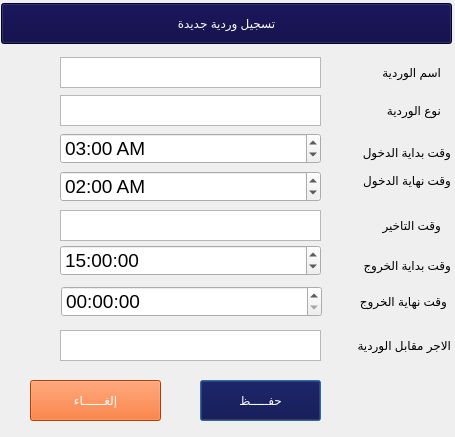
<?xml version="1.0" encoding="UTF-8"?>
<ui version="4.0">
 <class>Dialog</class>
 <widget class="QDialog" name="Dialog">
  <property name="geometry">
   <rect>
    <x>0</x>
    <y>0</y>
    <width>455</width>
    <height>437</height>
   </rect>
  </property>
  <property name="windowTitle">
   <string>Dialog</string>
  </property>
  <widget class="QLabel" name="label_3">
   <property name="geometry">
    <rect>
     <x>370</x>
     <y>100</y>
     <width>71</width>
     <height>21</height>
    </rect>
   </property>
   <property name="styleSheet">
    <string notr="true">font: 10pt &quot;PT Bold Heading&quot;;</string>
   </property>
   <property name="text">
    <string>نوع الوردية</string>
   </property>
  </widget>
  <widget class="QPushButton" name="btnSaveshift">
   <property name="geometry">
    <rect>
     <x>200</x>
     <y>380</y>
     <width>121</width>
     <height>41</height>
    </rect>
   </property>
   <property name="styleSheet">
    <string notr="true">background-color:rgb(4, 0, 62);
color:rgb(255, 255, 255);
font: 15pt &quot;PT Bold Heading&quot;;</string>
   </property>
   <property name="text">
    <string>حفـــــظ</string>
   </property>
  </widget>
  <widget class="QLabel" name="label_4">
   <property name="geometry">
    <rect>
     <x>330</x>
     <y>142</y>
     <width>121</width>
     <height>21</height>
    </rect>
   </property>
   <property name="styleSheet">
    <string notr="true">font: 10pt &quot;PT Bold Heading&quot;;</string>
   </property>
   <property name="text">
    <string>وقت بداية الدخول</string>
   </property>
  </widget>
  <widget class="QTextEdit" name="txtshift_Type">
   <property name="geometry">
    <rect>
     <x>60</x>
     <y>95</y>
     <width>261</width>
     <height>31</height>
    </rect>
   </property>
   <property name="font">
    <font>
     <pointsize>14</pointsize>
    </font>
   </property>
   <property name="inputMethodHints">
    <set>Qt::ImhPreferNumbers</set>
   </property>
   <property name="verticalScrollBarPolicy">
    <enum>Qt::ScrollBarAlwaysOff</enum>
   </property>
  </widget>
  <widget class="QTextEdit" name="txtshift_name">
   <property name="geometry">
    <rect>
     <x>60</x>
     <y>57</y>
     <width>261</width>
     <height>31</height>
    </rect>
   </property>
   <property name="font">
    <font>
     <pointsize>14</pointsize>
    </font>
   </property>
   <property name="inputMethodHints">
    <set>Qt::ImhDigitsOnly|Qt::ImhMultiLine|Qt::ImhPreferNumbers</set>
   </property>
   <property name="verticalScrollBarPolicy">
    <enum>Qt::ScrollBarAlwaysOff</enum>
   </property>
  </widget>
  <widget class="QLabel" name="label_2">
   <property name="geometry">
    <rect>
     <x>330</x>
     <y>57</y>
     <width>111</width>
     <height>31</height>
    </rect>
   </property>
   <property name="styleSheet">
    <string notr="true">font: 10pt &quot;PT Bold Heading&quot;;</string>
   </property>
   <property name="text">
    <string>اسم الوردية</string>
   </property>
  </widget>
  <widget class="QTimeEdit" name="timeStartEnter">
   <property name="geometry">
    <rect>
     <x>60</x>
     <y>133</y>
     <width>261</width>
     <height>31</height>
    </rect>
   </property>
   <property name="font">
    <font>
     <pointsize>14</pointsize>
    </font>
   </property>
   <property name="locale">
    <locale language="English" country="UnitedStates"/>
   </property>
   <property name="buttonSymbols">
    <enum>QAbstractSpinBox::UpDownArrows</enum>
   </property>
   <property name="correctionMode">
    <enum>QAbstractSpinBox::CorrectToPreviousValue</enum>
   </property>
   <property name="showGroupSeparator" stdset="0">
    <bool>false</bool>
   </property>
   <property name="displayFormat">
    <string>hh:mm AP</string>
   </property>
   <property name="calendarPopup">
    <bool>true</bool>
   </property>
   <property name="timeSpec">
    <enum>Qt::LocalTime</enum>
   </property>
   <property name="time">
    <time>
     <hour>3</hour>
     <minute>0</minute>
     <second>0</second>
    </time>
   </property>
  </widget>
  <widget class="QLabel" name="label_5">
   <property name="geometry">
    <rect>
     <x>330</x>
     <y>255</y>
     <width>121</width>
     <height>21</height>
    </rect>
   </property>
   <property name="styleSheet">
    <string notr="true">font: 10pt &quot;PT Bold Heading&quot;;</string>
   </property>
   <property name="text">
    <string>وقت بداية الخروج</string>
   </property>
  </widget>
  <widget class="QTimeEdit" name="timeStartOut">
   <property name="geometry">
    <rect>
     <x>60</x>
     <y>245</y>
     <width>261</width>
     <height>31</height>
    </rect>
   </property>
   <property name="font">
    <font>
     <pointsize>14</pointsize>
    </font>
   </property>
   <property name="locale">
    <locale language="English" country="UnitedStates"/>
   </property>
   <property name="alignment">
    <set>Qt::AlignLeading|Qt::AlignLeft|Qt::AlignVCenter</set>
   </property>
   <property name="buttonSymbols">
    <enum>QAbstractSpinBox::UpDownArrows</enum>
   </property>
   <property name="correctionMode">
    <enum>QAbstractSpinBox::CorrectToPreviousValue</enum>
   </property>
   <property name="showGroupSeparator" stdset="0">
    <bool>false</bool>
   </property>
   <property name="currentSection">
    <enum>QDateTimeEdit::HourSection</enum>
   </property>
   <property name="calendarPopup">
    <bool>true</bool>
   </property>
   <property name="timeSpec">
    <enum>Qt::LocalTime</enum>
   </property>
   <property name="time">
    <time>
     <hour>15</hour>
     <minute>0</minute>
     <second>0</second>
    </time>
   </property>
  </widget>
  <widget class="QPushButton" name="labAddShift">
   <property name="geometry">
    <rect>
     <x>1</x>
     <y>3</y>
     <width>451</width>
     <height>41</height>
    </rect>
   </property>
   <property name="styleSheet">
    <string notr="true">background-color:rgb(4, 0, 62);
color:rgb(255, 255, 255);
font: 15pt &quot;PT Bold Heading&quot;;</string>
   </property>
   <property name="text">
    <string>تسجيل وردية جديدة</string>
   </property>
  </widget>
  <widget class="QPushButton" name="btnCancelAddingshift">
   <property name="geometry">
    <rect>
     <x>30</x>
     <y>380</y>
     <width>131</width>
     <height>41</height>
    </rect>
   </property>
   <property name="styleSheet">
    <string notr="true">background-color:rgb(255, 85, 0);
color:rgb(255, 255, 255);
font: 15pt &quot;PT Bold Heading&quot;;</string>
   </property>
   <property name="text">
    <string>إلغــــــاء</string>
   </property>
  </widget>
  <widget class="QLabel" name="label_6">
   <property name="geometry">
    <rect>
     <x>340</x>
     <y>210</y>
     <width>101</width>
     <height>31</height>
    </rect>
   </property>
   <property name="styleSheet">
    <string notr="true">font: 10pt &quot;PT Bold Heading&quot;;</string>
   </property>
   <property name="text">
    <string>وقت التاخير</string>
   </property>
  </widget>
  <widget class="QTimeEdit" name="timeEndEnter">
   <property name="geometry">
    <rect>
     <x>60</x>
     <y>171</y>
     <width>261</width>
     <height>31</height>
    </rect>
   </property>
   <property name="font">
    <font>
     <pointsize>14</pointsize>
    </font>
   </property>
   <property name="locale">
    <locale language="English" country="UnitedStates"/>
   </property>
   <property name="buttonSymbols">
    <enum>QAbstractSpinBox::UpDownArrows</enum>
   </property>
   <property name="correctionMode">
    <enum>QAbstractSpinBox::CorrectToPreviousValue</enum>
   </property>
   <property name="showGroupSeparator" stdset="0">
    <bool>false</bool>
   </property>
   <property name="displayFormat">
    <string>hh:mm AP</string>
   </property>
   <property name="calendarPopup">
    <bool>true</bool>
   </property>
   <property name="timeSpec">
    <enum>Qt::TimeZone</enum>
   </property>
   <property name="time">
    <time>
     <hour>2</hour>
     <minute>0</minute>
     <second>0</second>
    </time>
   </property>
  </widget>
  <widget class="QLabel" name="label_7">
   <property name="geometry">
    <rect>
     <x>330</x>
     <y>170</y>
     <width>121</width>
     <height>21</height>
    </rect>
   </property>
   <property name="styleSheet">
    <string notr="true">font: 10pt &quot;PT Bold Heading&quot;;</string>
   </property>
   <property name="text">
    <string>وقت نهاية الدخول</string>
   </property>
  </widget>
  <widget class="QLabel" name="label_8">
   <property name="geometry">
    <rect>
     <x>326</x>
     <y>291</y>
     <width>121</width>
     <height>21</height>
    </rect>
   </property>
   <property name="styleSheet">
    <string notr="true">font: 10pt &quot;PT Bold Heading&quot;;</string>
   </property>
   <property name="text">
    <string>وقت نهاية الخروج</string>
   </property>
  </widget>
  <widget class="QTimeEdit" name="timeEndOut">
   <property name="geometry">
    <rect>
     <x>61</x>
     <y>286</y>
     <width>261</width>
     <height>31</height>
    </rect>
   </property>
   <property name="font">
    <font>
     <pointsize>14</pointsize>
    </font>
   </property>
   <property name="locale">
    <locale language="English" country="UnitedStates"/>
   </property>
   <property name="alignment">
    <set>Qt::AlignLeading|Qt::AlignLeft|Qt::AlignVCenter</set>
   </property>
   <property name="buttonSymbols">
    <enum>QAbstractSpinBox::UpDownArrows</enum>
   </property>
   <property name="correctionMode">
    <enum>QAbstractSpinBox::CorrectToPreviousValue</enum>
   </property>
   <property name="showGroupSeparator" stdset="0">
    <bool>false</bool>
   </property>
   <property name="calendarPopup">
    <bool>true</bool>
   </property>
   <property name="timeSpec">
    <enum>Qt::OffsetFromUTC</enum>
   </property>
   <property name="time">
    <time>
     <hour>0</hour>
     <minute>0</minute>
     <second>0</second>
    </time>
   </property>
  </widget>
  <widget class="QTextEdit" name="txtPayPerShift">
   <property name="geometry">
    <rect>
     <x>60</x>
     <y>330</y>
     <width>261</width>
     <height>31</height>
    </rect>
   </property>
   <property name="font">
    <font>
     <pointsize>14</pointsize>
    </font>
   </property>
   <property name="inputMethodHints">
    <set>Qt::ImhNone</set>
   </property>
   <property name="verticalScrollBarPolicy">
    <enum>Qt::ScrollBarAlwaysOff</enum>
   </property>
   <property name="horizontalScrollBarPolicy">
    <enum>Qt::ScrollBarAlwaysOff</enum>
   </property>
   <property name="sizeAdjustPolicy">
    <enum>QAbstractScrollArea::AdjustToContentsOnFirstShow</enum>
   </property>
   <property name="textInteractionFlags">
    <set>Qt::TextEditorInteraction</set>
   </property>
  </widget>
  <widget class="QLabel" name="label_9">
   <property name="geometry">
    <rect>
     <x>320</x>
     <y>330</y>
     <width>131</width>
     <height>31</height>
    </rect>
   </property>
   <property name="styleSheet">
    <string notr="true">font: 10pt &quot;PT Bold Heading&quot;;</string>
   </property>
   <property name="text">
    <string>الاجر مقابل الوردية</string>
   </property>
  </widget>
  <widget class="QTextEdit" name="timeDelay">
   <property name="geometry">
    <rect>
     <x>60</x>
     <y>210</y>
     <width>261</width>
     <height>31</height>
    </rect>
   </property>
   <property name="font">
    <font>
     <pointsize>14</pointsize>
    </font>
   </property>
   <property name="inputMethodHints">
    <set>Qt::ImhNone</set>
   </property>
   <property name="verticalScrollBarPolicy">
    <enum>Qt::ScrollBarAlwaysOff</enum>
   </property>
   <property name="horizontalScrollBarPolicy">
    <enum>Qt::ScrollBarAlwaysOff</enum>
   </property>
   <property name="sizeAdjustPolicy">
    <enum>QAbstractScrollArea::AdjustToContentsOnFirstShow</enum>
   </property>
   <property name="textInteractionFlags">
    <set>Qt::TextEditorInteraction</set>
   </property>
  </widget>
 </widget>
 <tabstops>
  <tabstop>txtshift_name</tabstop>
  <tabstop>txtshift_Type</tabstop>
  <tabstop>timeStartEnter</tabstop>
  <tabstop>timeStartOut</tabstop>
  <tabstop>labAddShift</tabstop>
  <tabstop>btnCancelAddingshift</tabstop>
  <tabstop>btnSaveshift</tabstop>
 </tabstops>
 <resources/>
 <connections/>
</ui>
